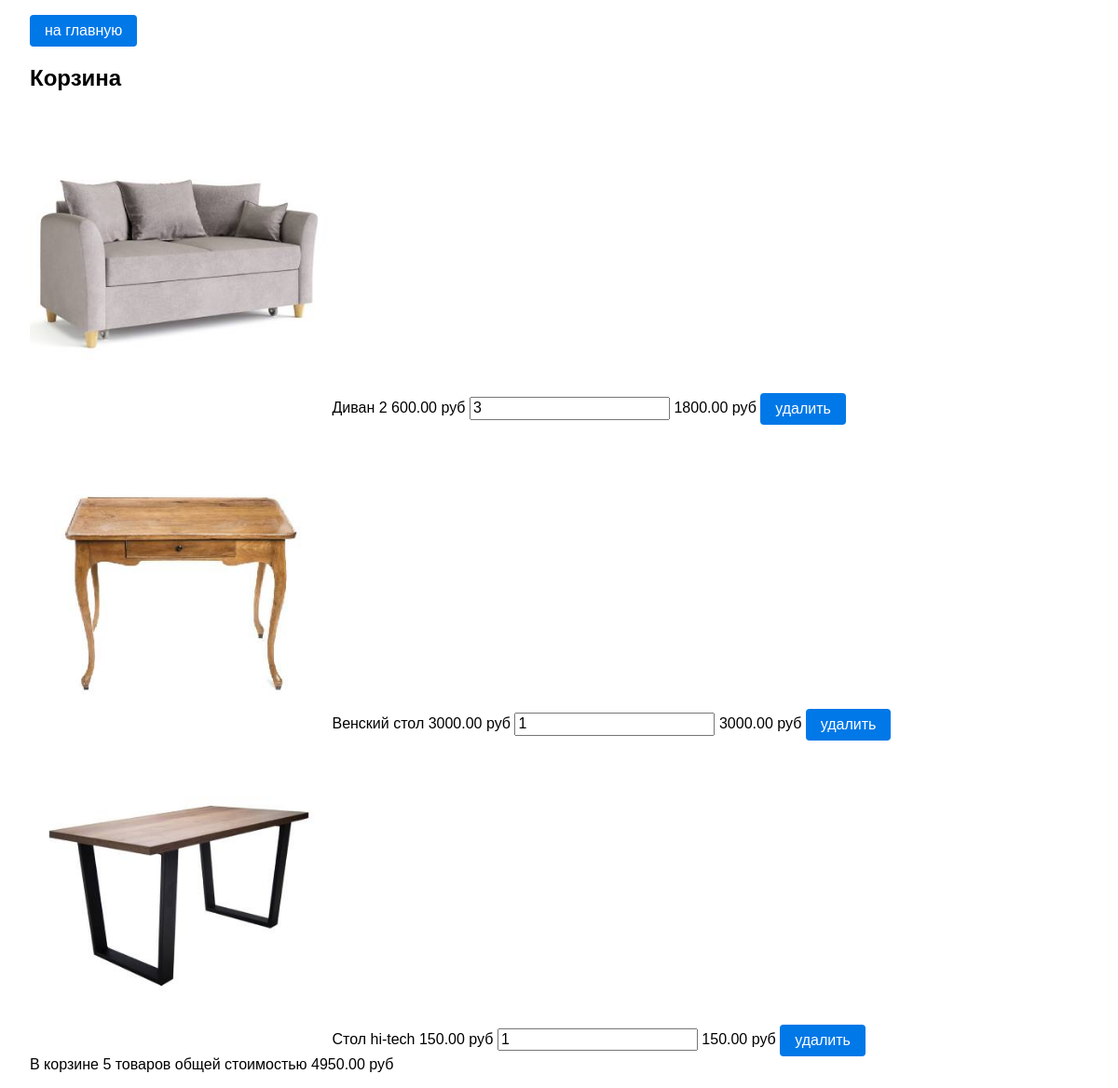
Before: /basket/ (signed in) with the older database file.
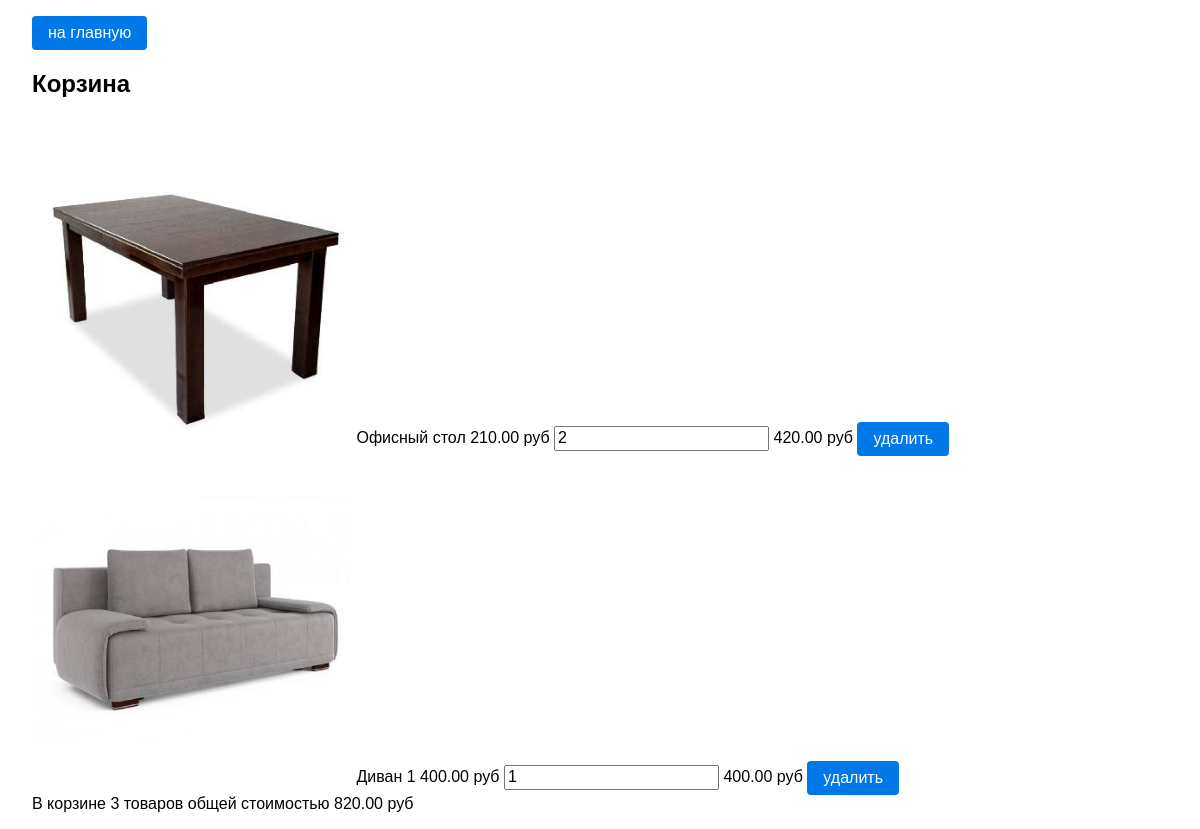
After: the same page with the newer database file.
### basketapp/models.py (models this page shows, shortened)
class Basket(models.Model):
    user = models.ForeignKey(get_user_model(), on_delete=models.CASCADE, related_name='basket')
    product = models.ForeignKey(Product, on_delete=models.CASCADE)
    quantity = models.PositiveSmallIntegerField(verbose_name='количество', default=0)
    created_at = models.DateTimeField(verbose_name='время', auto_now_add=True)
    objects = BasketManager()
    @property
    def cost(self):
        return self.quantity * self.product.price

### mainapp/models.py (models this page shows, shortened)
class Product(models.Model):
    category = models.ForeignKey(Category, verbose_name='категория продукт', on_delete=models.DO_NOTHING)
    name = models.CharField(verbose_name='имя продукта', max_length=25, unique=False)
    description = models.TextField(verbose_name='описание продукта', blank=True)
    image = models.ImageField(verbose_name='изображение продукта', upload_to='product_images')
    price = models.DecimalField(verbose_name='цена продукта', max_digits=10, decimal_places=2, default=0)
    quantity = models.PositiveIntegerField(verbose_name='количество на складе', default=0)
    is_active = models.BooleanField(default=True)

### authapp/models.py (models this page shows)
class ShopUser(AbstractUser):
    avatar = models.ImageField(upload_to='users_avatars', blank=True)
    age = models.PositiveIntegerField(verbose_name='возраст', null=True)
    city = models.CharField(max_length=64, blank=True)
    is_active = models.BooleanField(default=True)

### basketapp/views.py (the view)
# urls.py: path("", basketapp.view, name='view'),
@login_required
def view(request):
    return render(
        request,
        'basketapp/view.html',
        context={'title': "Корзина"}
    )

### basketapp/models.py (called while the page is built)
    def quantity(self):
        return sum(item.quantity for item in self.all())

    def sum(self):
        return sum(item.product.price * item.quantity for item in self.all())

### basketapp/templates/basketapp/view.html
{% extends 'basketapp/base.html' %}
{% load static %}
{% block content %}
<div class="basket_list">
   {% include 'basketapp/includes/inc_basket_list.html' %}
</div>
{% endblock %}

### basketapp/templates/basketapp/includes/inc_basket_list.html
{% load static %}
{% for item in user.basket.all %}
<div class="basket_record">
    <img class="product-image" src="/media/{{ item.product.image }}" alt="{{ item.product.description }}">
    <span class="product_name">{{ item.product.name }}</span>
    <span class="product_price">{{ item.product.price }}&nbspруб</span>
    <input type="number" name="{{ item.pk }}" min="0" value="{{ item.quantity }}">
    <span class="product_cost">{{ item.cost }}&nbspруб</span>
    <a href="{% url 'basket:remove' item.pk %}" class="pure-button pure-button-primary button-radius">
        удалить
    </a>
</div>
{% endfor %}
{% if user.basket.all %}
<div class="basket_summary">
    В корзине {{ user.basket.quantity }} товаров общей стоимостью
    {{ user.basket.sum }} руб
</div>
{% endif %}

Changed rows visible on the page:
removed Basket: product.image (picture), product.name "Диван 2", product.price "600.00", quantity "3", cost "1800.00"
removed Basket: product.image (picture), product.name "Венский стол", product.price "3000.00", quantity "1", cost "3000.00"
removed Basket: product.image (picture), product.name "Стол hi-tech", product.price "150.00", quantity "1", cost "150.00"
added Basket: product.image (picture), product.name "Офисный стол", product.price "210.00", quantity "2", cost "420.00"
added Basket: product.image (picture), product.name "Диван 1", product.price "400.00", quantity "1", cost "400.00"
changed ShopUser: basket.quantity "5" → "3"; basket.sum "4950.00" → "820.00"
